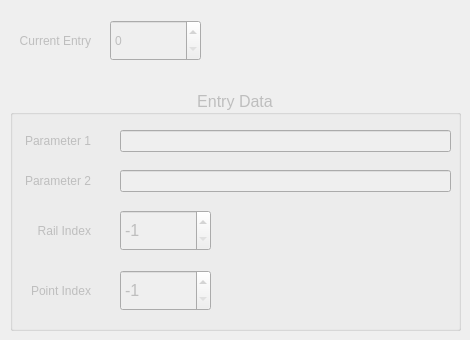
      <widget class="QWidget" name="tab_4">
       <attribute name="title">
        <string>Positions To Use</string>
       </attribute>
       <widget class="QSpinBox" name="dataCurrentEntry_2">
        <property name="enabled">
         <bool>false</bool>
        </property>
        <property name="geometry">
         <rect>
          <x>110</x>
          <y>20</y>
          <width>91</width>
          <height>41</height>
         </rect>
        </property>
        <property name="minimum">
         <number>0</number>
        </property>
        <property name="maximum">
         <number>99</number>
        </property>
        <property name="value">
         <number>0</number>
        </property>
       </widget>
       <widget class="QLabel" name="label_38">
        <property name="enabled">
         <bool>false</bool>
        </property>
        <property name="geometry">
         <rect>
          <x>10</x>
          <y>20</y>
          <width>81</width>
          <height>41</height>
         </rect>
        </property>
        <property name="text">
         <string>Current Entry</string>
        </property>
        <property name="alignment">
         <set>Qt::AlignRight|Qt::AlignTrailing|Qt::AlignVCenter</set>
        </property>
       </widget>
       <widget class="QGroupBox" name="groupBox_3">
        <property name="enabled">
         <bool>false</bool>
        </property>
        <property name="geometry">
         <rect>
          <x>10</x>
          <y>90</y>
          <width>451</width>
          <height>241</height>
         </rect>
        </property>
        <property name="font">
         <font>
          <pointsize>12</pointsize>
         </font>
        </property>
        <property name="title">
         <string>Entry Data</string>
        </property>
        <property name="alignment">
         <set>Qt::AlignCenter</set>
        </property>
        <property name="flat">
         <bool>false</bool>
        </property>
        <widget class="QLineEdit" name="dataEntryParameter_3">
         <property name="enabled">
          <bool>false</bool>
         </property>
         <property name="geometry">
          <rect>
           <x>110</x>
           <y>40</y>
           <width>331</width>
           <height>22</height>
          </rect>
         </property>
         <property name="font">
          <font>
           <pointsize>10</pointsize>
          </font>
         </property>
        </widget>
        <widget class="QLabel" name="label_42">
         <property name="enabled">
          <bool>false</bool>
         </property>
         <property name="geometry">
          <rect>
           <x>10</x>
           <y>120</y>
           <width>71</width>
           <height>41</height>
          </rect>
         </property>
         <property name="font">
          <font>
           <pointsize>9</pointsize>
          </font>
         </property>
         <property name="text">
          <string>Rail Index</string>
         </property>
         <property name="alignment">
          <set>Qt::AlignRight|Qt::AlignTrailing|Qt::AlignVCenter</set>
         </property>
        </widget>
        <widget class="QLabel" name="label_43">
         <property name="enabled">
          <bool>false</bool>
         </property>
         <property name="geometry">
          <rect>
           <x>10</x>
           <y>80</y>
           <width>71</width>
           <height>21</height>
          </rect>
         </property>
         <property name="font">
          <font>
           <pointsize>9</pointsize>
          </font>
         </property>
         <property name="text">
          <string>Parameter 2</string>
         </property>
         <property name="alignment">
          <set>Qt::AlignRight|Qt::AlignTrailing|Qt::AlignVCenter</set>
         </property>
        </widget>
        <widget class="QLineEdit" name="dataEntryParameter_4">
         <property name="enabled">
          <bool>false</bool>
         </property>
         <property name="geometry">
          <rect>
           <x>110</x>
           <y>80</y>
           <width>331</width>
           <height>22</height>
          </rect>
         </property>
         <property name="font">
          <font>
           <pointsize>10</pointsize>
          </font>
         </property>
        </widget>
        <widget class="QLabel" name="label_44">
         <property name="enabled">
          <bool>false</bool>
         </property>
         <property name="geometry">
          <rect>
           <x>10</x>
           <y>40</y>
           <width>71</width>
           <height>21</height>
          </rect>
         </property>
         <property name="font">
          <font>
           <pointsize>9</pointsize>
          </font>
         </property>
         <property name="text">
          <string>Parameter 1</string>
         </property>
         <property name="alignment">
          <set>Qt::AlignRight|Qt::AlignTrailing|Qt::AlignVCenter</set>
         </property>
        </widget>
        <widget class="QSpinBox" name="dataEntryRail">
         <property name="enabled">
          <bool>false</bool>
         </property>
         <property name="geometry">
          <rect>
           <x>110</x>
           <y>120</y>
           <width>91</width>
           <height>41</height>
          </rect>
         </property>
         <property name="minimum">
          <number>-1</number>
         </property>
         <property name="value">
          <number>-1</number>
         </property>
        </widget>
        <widget class="QLabel" name="label_45">
         <property name="enabled">
          <bool>false</bool>
         </property>
         <property name="geometry">
          <rect>
           <x>10</x>
           <y>180</y>
           <width>71</width>
           <height>41</height>
          </rect>
         </property>
         <property name="font">
          <font>
           <pointsize>9</pointsize>
          </font>
         </property>
         <property name="text">
          <string>Point Index</string>
         </property>
         <property name="alignment">
          <set>Qt::AlignRight|Qt::AlignTrailing|Qt::AlignVCenter</set>
         </property>
        </widget>
        <widget class="QSpinBox" name="dataEntryPoint">
         <property name="enabled">
          <bool>false</bool>
         </property>
         <property name="geometry">
          <rect>
           <x>110</x>
           <y>180</y>
           <width>91</width>
           <height>41</height>
          </rect>
         </property>
         <property name="minimum">
          <number>-1</number>
         </property>
         <property name="value">
          <number>-1</number>
         </property>
        </widget>
       </widget>
      </widget>
